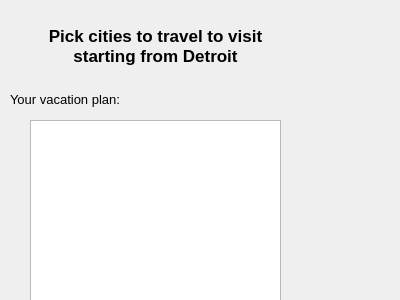
<ui version="4.0">
 <author/>
 <comment/>
 <exportmacro/>
 <class>ConfirmDetroit</class>
 <widget class="QWidget" name="ConfirmDetroit">
  <property name="geometry">
   <rect>
    <x>0</x>
    <y>0</y>
    <width>400</width>
    <height>300</height>
   </rect>
  </property>
  <property name="windowTitle">
   <string>Form</string>
  </property>
  <widget class="QLabel" name="label">
   <property name="geometry">
    <rect>
     <x>40</x>
     <y>10</y>
     <width>231</width>
     <height>71</height>
    </rect>
   </property>
   <property name="font">
    <font>
     <pointsize>13</pointsize>
     <weight>75</weight>
     <bold>true</bold>
     <kerning>true</kerning>
    </font>
   </property>
   <property name="text">
    <string>Pick cities to travel to visit starting from Detroit</string>
   </property>
   <property name="textFormat">
    <enum>Qt::PlainText</enum>
   </property>
   <property name="alignment">
    <set>Qt::AlignCenter</set>
   </property>
   <property name="wordWrap">
    <bool>true</bool>
   </property>
  </widget>
  <widget class="QPushButton" name="confirm">
   <property name="geometry">
    <rect>
     <x>210</x>
     <y>490</y>
     <width>75</width>
     <height>31</height>
    </rect>
   </property>
   <property name="text">
    <string>Confirm</string>
   </property>
  </widget>
  <widget class="QPushButton" name="cancel">
   <property name="geometry">
    <rect>
     <x>30</x>
     <y>490</y>
     <width>75</width>
     <height>31</height>
    </rect>
   </property>
   <property name="text">
    <string>Cancel</string>
   </property>
  </widget>
  <widget class="QListWidget" name="confirmListWidget">
   <property name="geometry">
    <rect>
     <x>30</x>
     <y>120</y>
     <width>251</width>
     <height>311</height>
    </rect>
   </property>
  </widget>
  <widget class="QLabel" name="confirmedDestLabel">
   <property name="geometry">
    <rect>
     <x>10</x>
     <y>90</y>
     <width>250</width>
     <height>20</height>
    </rect>
   </property>
   <property name="text">
    <string>&lt;html&gt;&lt;head/&gt;&lt;body&gt;&lt;p&gt;&lt;span style=&quot; font-size:10pt;&quot;&gt;Your vacation plan:&lt;/span&gt;&lt;/p&gt;&lt;/body&gt;&lt;/html&gt;</string>
   </property>
  </widget>
  <widget class="QLabel" name="distanceLabel">
   <property name="geometry">
    <rect>
     <x>20</x>
     <y>450</y>
     <width>250</width>
     <height>20</height>
    </rect>
   </property>
   <property name="text">
    <string>&lt;html&gt;&lt;head/&gt;&lt;body&gt;&lt;p&gt;&lt;span style=&quot; font-size:10pt;&quot;&gt;Total distance traveled:&lt;/span&gt;&lt;/p&gt;&lt;/body&gt;&lt;/html&gt;</string>
   </property>
  </widget>
  <widget class="QLineEdit" name="lineEdit">
   <property name="geometry">
    <rect>
     <x>200</x>
     <y>450</y>
     <width>91</width>
     <height>20</height>
    </rect>
   </property>
  </widget>
 </widget>
 <pixmapfunction/>
 <connections/>
</ui>
